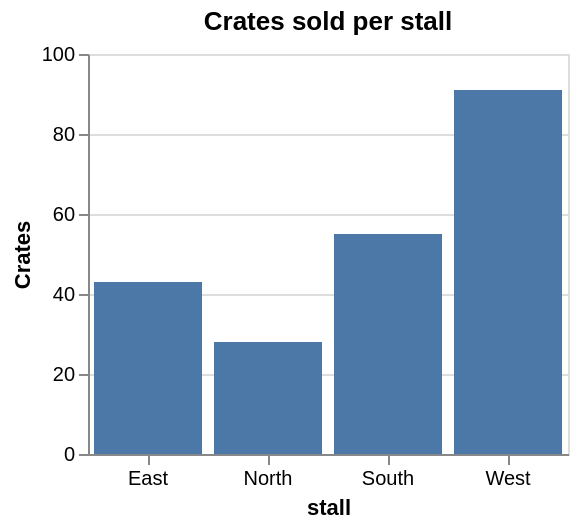

The Vega-Lite source for this figure:
### Vega-Lite specification from a JSON file in a GitHub repository (floating-point values rounded to 4 significant figures)
{"$schema": "https://vega.github.io/schema/vega-lite/v5.json", "title": "Crates sold per stall", "width": 240, "height": 200, "data": {"values": [{"stall": "North", "crates": 28}, {"stall": "South", "crates": 55}, {"stall": "East", "crates": 43}, {"stall": "West", "crates": 91}]}, "mark": "bar", "encoding": {"x": {"field": "stall", "type": "nominal", "axis": {"labelAngle": 0}}, "y": {"field": "crates", "type": "quantitative", "axis": {"title": "Crates"}}}}
